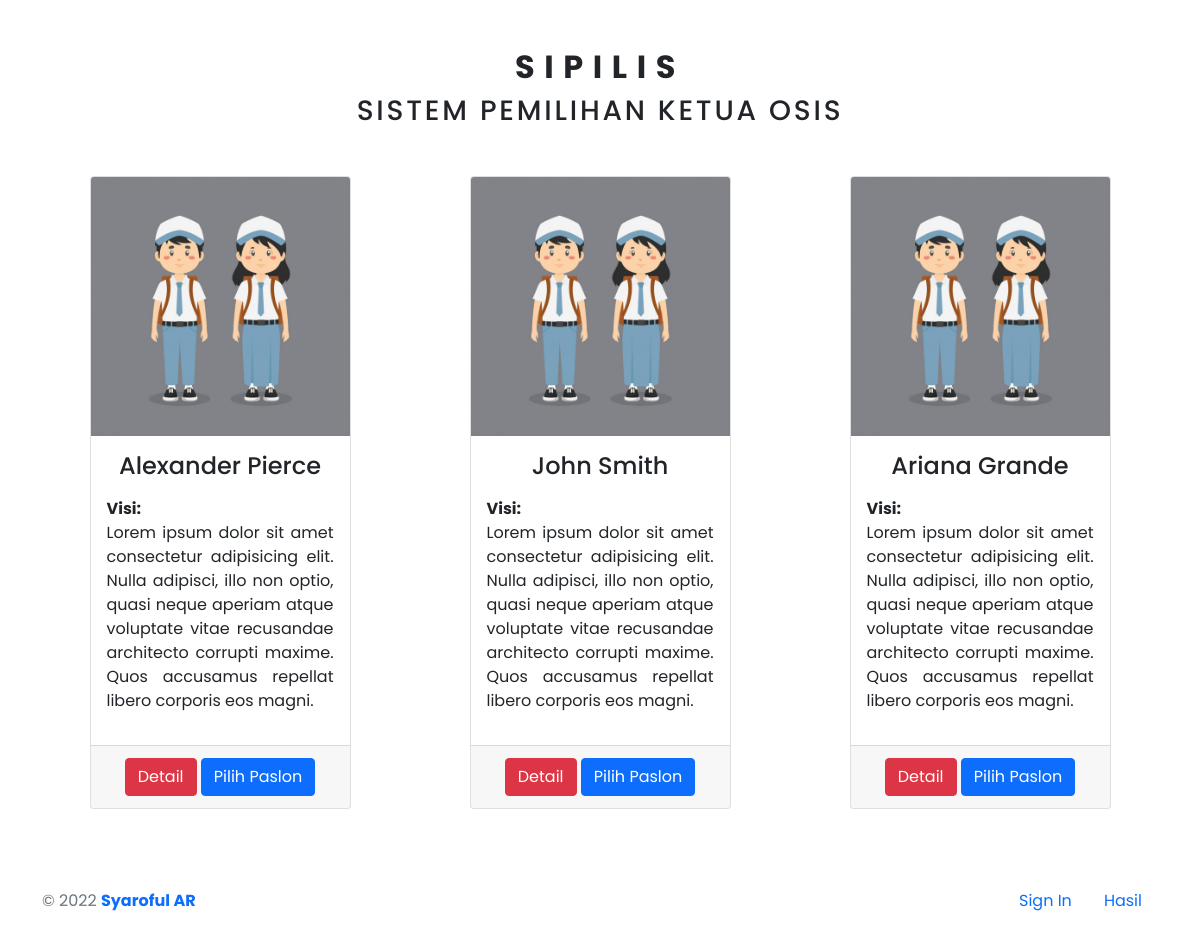
The page / on the database its author committed.
### tables this page shows
CREATE TABLE `paslon` (
  `id_paslon` int(11) NOT NULL,
  `nama_paslon` varchar(255) DEFAULT NULL,
  `visi` longtext DEFAULT NULL,
  `misi` longtext DEFAULT NULL,
  `foto` varchar(255) DEFAULT NULL
);

### index.php (the view, shortened to what this page needs)
<?php
    require_once "config/konek.php";
?>
<!DOCTYPE html>
<html lang="en">
<head>
    <link rel="stylesheet" href="./assets/css/bootstrap.min.css">
    <link rel="stylesheet" href="./assets/css/main.style.css">
    <link rel="stylesheet" href="https://maxst.icons8.com/vue-static/landings/line-awesome/line-awesome/1.3.0/css/line-awesome.min.css">
</head>
<body>
    <div class="container container-fluid my-5">
        <div class="row mt-5">
            <div class="col-12 mx-auto text-center">
                <h2 class="fw-bold" style="letter-spacing: .3em;">SIPILIS</h2>
                <h3 style="letter-spacing: .1em;">SISTEM PEMILIHAN KETUA OSIS</h3>
            </div>
        </div>
        <div class="row mt-4">
            <?php
                $data = $konek->query("SELECT * FROM paslon");
                foreach ($data as $row) {
            ?>
                    <div class="col-12 col-sm-8 col-lg-3 mx-auto my-3">
                        <div class="card">
                            <img src="./assets/img/<?=$row['foto']?>" alt="" class="card-img-top img-fluid w-100">
                            <div class="card-body">
                                <h4 class="text-center card-title"><?=$row['nama_paslon']?></h4>
                                <p class="my-3" style="text-align: justify;">
                                    <span class="fw-bold">
                                    Visi: <br>
                                    </span>
                                    <?=$row['visi']?>
                                </p>
                            </div>
                            <div class="card-footer text-center">
                                <button onclick="detail('<?=$row['id_paslon']?>','<?=$row['nama_paslon']?>','<?=$row['visi']?>','<?=$row['misi']?>','<?=$row['foto']?>')" class="btn btn-danger my-1">Detail</button>
                                <a href="./pilih.php?p=<?=$row['id_paslon']?>" class="btn btn-primary my-1">Pilih Paslon</a>
                            </div>
                        </div>
                    </div>
            <?php
                }
            ?>
        </div>
    </div>
</body>
<footer class="mt-5 py-2">
      <div class="container">
        <div class="row align-items-center justify-content-md-between">
          <div class="col-12 col-md-6 text-center text-md-start d-none d-md-block">
            <div class=" text-xl-left text-muted">
              © 2022 <a href="http://syaroff.github.io" class="fw-bold ml-1 text-decoration-none" target="_blank">Syaroful AR</a>
            </div>
          </div>
          <div class="col-12 col-md-6 text-center">
            <ul class="nav nav-footer justify-content-center justify-content-xl-end">
              <?php
                    if(empty($_SESSION['id_user'])) {
              ?>
                      <li class="nav-item">
                        <a href="./login.php" class="nav-link">Sign In</a>
                      </li>
              <?php
                    }
              ?>
              <li class="nav-item">
                <a href="./hasil.php" class="nav-link">Hasil</a>
              </li>
            </ul>
          </div>
        </div>
      </div>
</footer>
</html>

### assets/css/main.style.css (style rules this page uses)
* { padding: 0; margin: 0; font-family: "Poppins"; }
:root { --ungu : #8b11bb; }

### rows shown on the page
paslon: foto (picture), nama_paslon "Alexander Pierce", visi "Lorem ipsum dolor sit amet consectetur adipisicing elit. Nulla adipisci, illo non optio, quasi neque aperiam atque voluptate vitae recusandae architecto corrupti maxime. Quos accusamus repellat libero corporis eos magni."
paslon: foto (picture), nama_paslon "John Smith", visi "Lorem ipsum dolor sit amet consectetur adipisicing elit. Nulla adipisci, illo non optio, quasi neque aperiam atque voluptate vitae recusandae architecto corrupti maxime. Quos accusamus repellat libero corporis eos magni."
paslon: foto (picture), nama_paslon "Ariana Grande", visi "Lorem ipsum dolor sit amet consectetur adipisicing elit. Nulla adipisci, illo non optio, quasi neque aperiam atque voluptate vitae recusandae architecto corrupti maxime. Quos accusamus repellat libero corporis eos magni."
